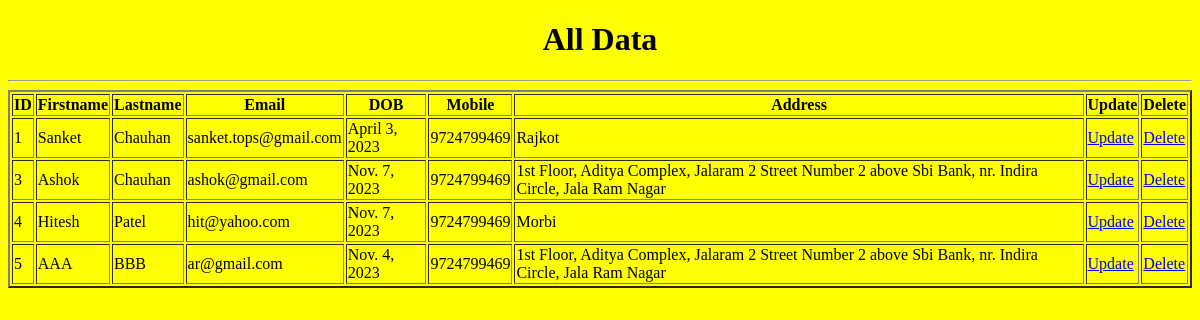
The app's page /showdata/, older data.
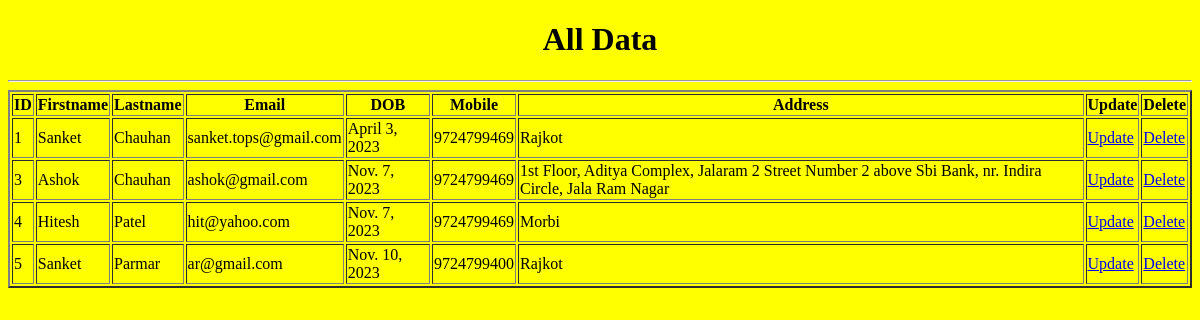
The same page, newer data.
### myapp/models.py (models this page shows)
class userinfo(models.Model):
    firstname=models.CharField(max_length=20)
    lastname=models.CharField(max_length=20)
    email=models.EmailField()
    dob=models.DateField()
    mobile=models.BigIntegerField()
    address=models.TextField()

### myapp/views.py (the view)
# urls.py: path('showdata/',views.showdata,name='showdata'),
def showdata(request):
    data=userinfo.objects.all()
    return render(request,'showdata.html',{'data':data})

### myapp/templates/showdata.html (shortened to what this page needs)
<!DOCTYPE html>
<html lang="en">
<head>
</head>
<body bgcolor="yellow">
    <center>
        <h1>All Data</h1>
    </center>
    <hr>
    <table align="center" border="2">
        <tr>
            <th>ID</th>
            <th>Firstname</th>
            <th>Lastname</th>
            <th>Email</th>
            <th>DOB</th>
            <th>Mobile</th>
            <th>Address</th>
            <th>Update</th>
            <th>Delete</th>
        </tr>
        {% for i in data %}
        <tr>
            <td>{{i.id}}</td>
            <td>{{i.firstname}}</td>
            <td>{{i.lastname}}</td>
            <td>{{i.email}}</td>
            <td>{{i.dob}}</td>
            <td>{{i.mobile}}</td>
            <td>{{i.address}}</td>
            <td><a href="/updatedata/{{i.id}}">Update</a></td>
            <td><a href="/deletedata/{{i.id}}">Delete</a></td>
        </tr>
        {% endfor %}
    </table>
</body>
</html>

Row changes from the older to the newer data that the page shows:
changed userinfo "ar@gmail.com": firstname "AAA" → "Sanket"; lastname "BBB" → "Parmar"; dob "Nov. 4, 2023" → "Nov. 10, 2023"; mobile "9724799469" → "9724799400"; address "1st Floor, Aditya Complex, Jalaram 2 Street Number 2 above Sbi Bank, nr. Indira Circle, Jala Ram Nagar" → "Rajkot"
